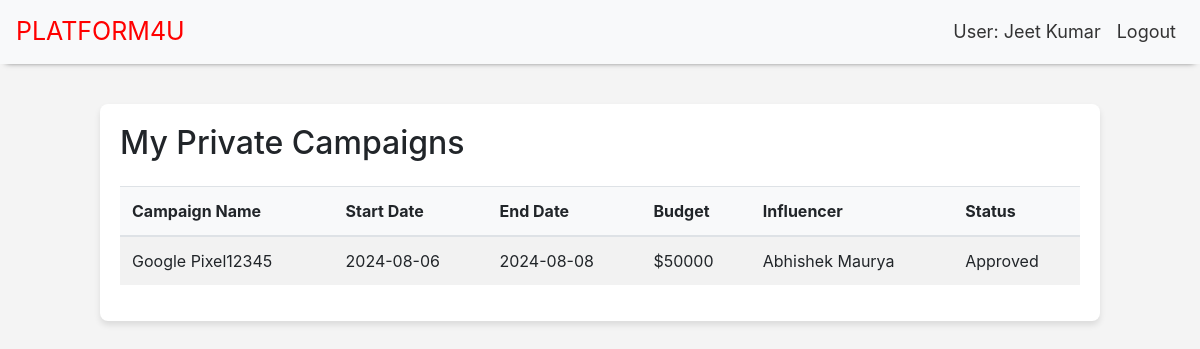
The app's page /my_private_campaigns (signed in) with its own data.
### myapp.py (models this page shows)
class User(db.Model):
    id = db.Column(db.Integer, primary_key=True)#Unique identifier for each user
    username = db.Column(db.String(80), unique=True, nullable=False)  # Username (must be unique)
    password = db.Column(db.String(120), nullable=False)  # Hashed password
    role = db.Column(db.String(50), nullable=False)  #Role (sponsor, influencer)
    full_name = db.Column(db.String(100), nullable=False)  #Full name of the user
    email = db.Column(db.String(100), nullable=False)#Email address
    bio = db.Column(db.Text, nullable=True)  #Biography
    category = db.Column(db.String(100), nullable=True)  #Category of interest
    niche = db.Column(db.String(100), nullable=True)  # Niche area
    reach = db.Column(db.String(100), nullable=True)  #Reach (followers count)
    industry = db.Column(db.String(100), nullable=True)  # Industry of work
    budget = db.Column(db.String(100), nullable=True)  # Budget for campaigns
    is_flagged = db.Column(db.Boolean, default=False)  #Flagged status (for review)
    profile_picture = db.Column(db.String(255), nullable=True)#Path to profile picture
    is_active = db.Column(db.Boolean, default=True)  # Active status of the user
    campaigns = db.relationship('Campaign', backref='sponsor')
    influencer_campaigns = db.relationship(
        'Campaign',
        secondary='campaign_influencer',
        backref='influencers'
    )

class Campaign(db.Model):
    id = db.Column(db.Integer, primary_key=True) # Unique identifier for each campaign
    name = db.Column(db.String(100), nullable=False)  #Name of the campaign
    description = db.Column(db.Text, nullable=True)  # Description of the campaign
    start_date = db.Column(db.Date, nullable=True)  #Start date of the campaign
    end_date = db.Column(db.Date, nullable=True) #end date of the campaign
    budget = db.Column(db.Integer, nullable=True)  #Budget allocated for the campaign
    visibility = db.Column(db.String(50), nullable=False, default='public')  # Visibility status
    goals = db.Column(db.Text, nullable=True)  #Goals of the campaign
    sponsor_id = db.Column(db.Integer, db.ForeignKey('user.id'), nullable=False)  # Foreign key to User (sponsor)
    campaign_influencers = db.relationship('CampaignInfluencer', backref='campaign')

class CampaignInfluencer(db.Model):
    campaign_id = db.Column(db.Integer, db.ForeignKey('campaign.id'), primary_key=True)  #Foreign key to Campaign
    influencer_id = db.Column(db.Integer, db.ForeignKey('user.id'), primary_key=True) # Foreign key to User (influencer)
    status = db.Column(db.String(20), default='Pending') #Status of the campaign for the influencer

### myapp.py (the view)
@app.route('/my_private_campaigns', methods=['GET'])
@is_flagged
def my_private_campaigns():
    if 'user' in session and session['user']['role'] == 'sponsor':
        user = session['user']
        campaigns = (
            db.session.query(Campaign, User.full_name)
            .select_from(Campaign)
            .join(CampaignInfluencer, Campaign.id == CampaignInfluencer.campaign_id)
            .outerjoin(User, CampaignInfluencer.influencer_id == User.id)
            .filter(Campaign.sponsor_id == user['id'], Campaign.visibility == 'private')
            .all()
        )
        return render_template("private_campaigns.html", campaigns=campaigns, user=user)  # Render the private campaigns
    else:
        return redirect(url_for('login'))

### myapp.py (called while the page is built)
def is_flagged(func):
    @wraps(func)
    def wrapper(*args, **kwargs):
        if 'user' in session:
            user_id = session['user']['id']  #Get the user ID from the session
            user = User.query.get(user_id)  # Fetch the User object from the database
            if user and user.is_flagged:  #Check if the user is flagged
                return redirect(url_for('home'))  #Redirect to home if flagged
        return func(*args, **kwargs)  # Otherwise, proceed with the function
    return wrapper

### templates/private_campaigns.html (shortened to what this page needs)
<!DOCTYPE html>
<html lang="en">
<head>
    <link rel="stylesheet" href="https://stackpath.bootstrapcdn.com/bootstrap/4.5.2/css/bootstrap.min.css">
</head>
<body>
    <nav class="navbar navbar-expand-lg navbar-custom fixed-top">
        <a class="navbar-brand" href="/">PLATFORM4U</a>
        <div class="collapse navbar-collapse" id="navbarNav">
            <ul class="navbar-nav ml-auto">
                <li class="nav-item">
                    <span class="nav-link">User: {{ user.name }}</span>
                </li>
                <li class="nav-item">
                    <a class="nav-link" href="{{ url_for('logout') }}">Logout</a>
                </li>
            </ul>
        </div>
    </nav>
    <main>
        <div class="container mt-5">
            <h2 class="mb-4">My Private Campaigns</h2>
            <table class="table table-striped">
                <thead>
                    <tr>
                        <th>Campaign Name</th>
                        <th>Start Date</th>
                        <th>End Date</th>
                        <th>Budget</th>
                        <th>Influencer</th>
                        <th>Status</th>
                    </tr>
                </thead>
                <tbody>
                    {% for campaign, full_name in campaigns %}
                    <tr>
                        <td>{{ campaign.name }}</td>
                        <td>{{ campaign.start_date.strftime('%Y-%m-%d') }}</td>
                        <td>{{ campaign.end_date.strftime('%Y-%m-%d') }}</td>
                        <td>${{ campaign.budget }}</td>
                        <td>{{ full_name }}</td>
                        <td>{{ campaign.campaign_influencers[0].status }}</td>
                    </tr>
                    {% endfor %}
                </tbody>
            </table>
        </div>
    </main>
</body>
</html>

### templates/private_campaigns.html (style rules this page uses)
body { background-color: #f4f4f4; padding-top: 56px; }
.navbar-custom { background-color: #f8f9fa; box-shadow: 0 4px 6px -6px #222; }
.navbar-custom .navbar-brand { color: red; font-size: 25px; }
.navbar-custom .nav-link { font-size: 18px; color: #333; }
.table thead th { background-color: #f8f9fa; font-weight: bold; }
.container { background-color: #ffffff; padding: 20px; border-radius: 8px; box-shadow: 0 4px 6px rgba(0, 0, 0, 0.1); max-width: 1000px; margin: auto; }

### records on screen
User: name "Jeet Kumar"
Campaign: name "Google Pixel12345", start_date "2024-08-06", end_date "2024-08-08", budget "50000", full_name "Abhishek Maurya", status "Approved"
